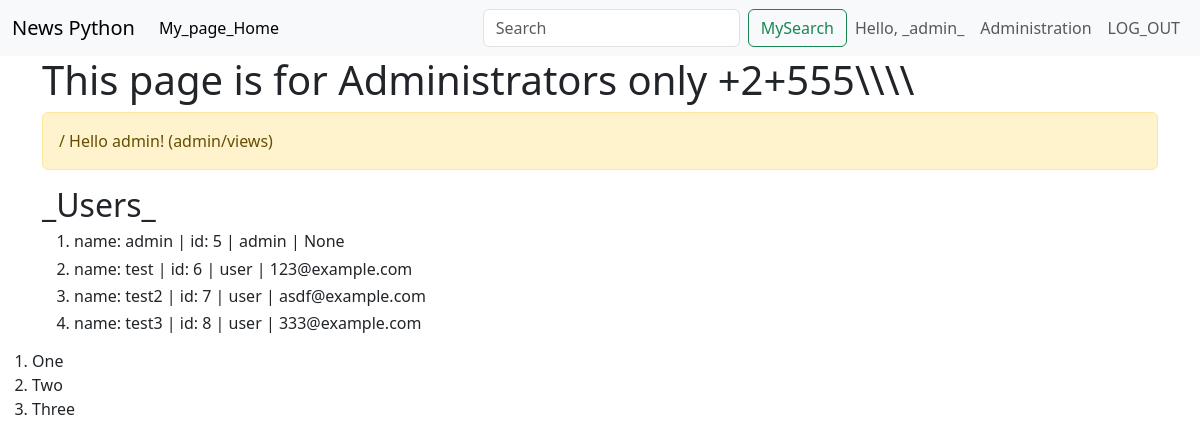
/admin/ (signed in), run on an earlier commit of the app's database.
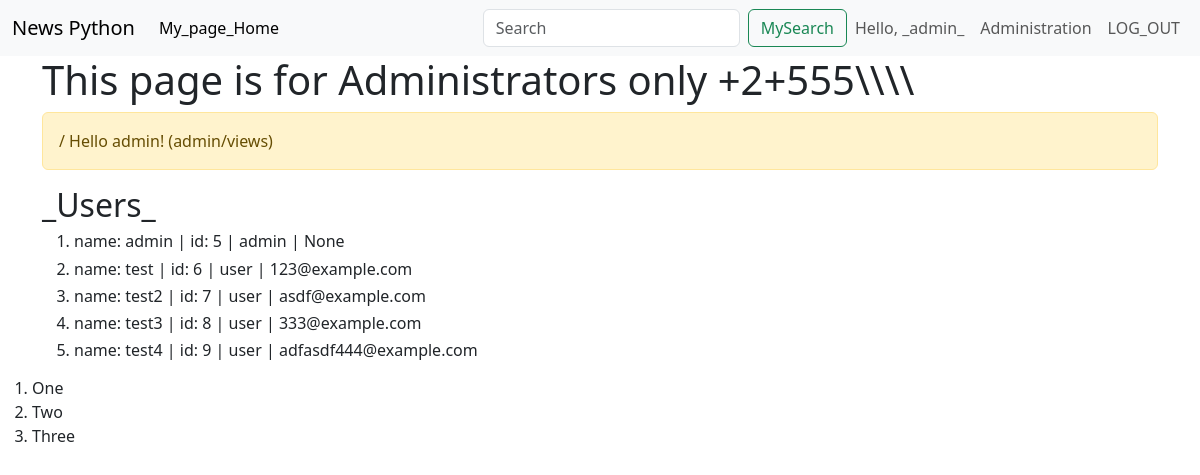
And on a later commit of the database.
### webapp/user/models.py (models this page shows, shortened)
class User(db.Model, UserMixin):
    id = db.Column(db.Integer, primary_key=True)
    username = db.Column(db.String(64), index=True, unique=True)
    password = db.Column(db.String(128))
    role = db.Column(db.String(10), index=True)
    email = db.Column(db.String(50))
    @property
    def is_admin(self):
        return self.role == 'admin'

### webapp/admin/views.py (the view)
@blueprint.route('/')
@admin_required
def admin_index():
    if current_user.is_admin:
        flash('/ Hello admin! (admin/views)')
        title = 'This page is for Administrators only'
        name_user = User.query.filter(User.username.isnot(None)).all()
        return render_template('admin/info.html', page_title=title, name_user=name_user)
    else:
        flash("/ You aren't admin.")

### webapp/__init__.py (called while the page is built)
def create_app():
    app = Flask(__name__)                   # create Flask's object
    app.config.from_pyfile('config.py')     # load config.py -> .config + .from_pyfile
    db.init_app(app)                        # initialisation db object (App)
    migrate = Migrate(app, db)              # create object migrate for DB
    login_manager = LoginManager()          # create logMan's object
    login_manager.init_app(app)             # initialisation object
    login_manager.login_view = 'user.login' # name function for this object
    app.register_blueprint(admin_blueprint)
    app.register_blueprint(news_blueprint)
    app.register_blueprint(user_blueprint)   # inithialization user_blueprint
    @login_manager.user_loader
    def load_user(user_id):
        return User.query.get(user_id)
    return app

### webapp/templates/admin/info.html (shortened to what this page needs)
{% extends "base.html" %}
{% block content %}
    <div class='row'>
        <div class='col-12'>
            {% include('messages.html') %}
            <h2>_Users_</h2>
            <ol>
            {%for n_users in name_user:%}
            <h6><li>
                <div class="fixed-spaces">
                name: {{n_users.username}}  | id: {{n_users.id}} | {{n_users.role}} | {{n_users.email}}</div>
            </li></h6>
            {%endfor%}
            </ol>
        </div>
    </div>
{% endblock %}

### webapp/templates/base.html (shortened to what this page needs)
<!doctype html>
<html lang="en">
  <head>
    <link href="https://cdn.jsdelivr.net/npm/bootstrap@5.3.0-alpha3/dist/css/bootstrap.min.css" rel="stylesheet">
    <link rel="stylesheet" href="{{ url_for('static', filename='style.css') }}">
    <link     href="//cdnjs.cloudflare.com/ajax/libs/highlight.js/9.13.1/styles/monokai-sublime.min.css" rel="stylesheet" >
  </head>
  <body>
    {%  include 'menu.html' %}
    <div class="container">
    <h1> {{ page_title }} +2+555\\\\</h1>
         {% block content %}{% endblock %}
    </div>
    <ol>
        <li>One</li>
        <li>Two</li>
        <li>Three</li>
    </ol>
  </body>

### webapp/templates/menu.html (shortened to what this page needs)
<nav class="navbar navbar-expand-lg bg-body-tertiary">
  <div class="container-fluid">
    <a class="navbar-brand" href="#">News Python</a>
    <div class="collapse navbar-collapse" id="navbarSupportedContent">
      <ul class="navbar-nav me-auto mb-2 mb-lg-0">
        <li class="nav-item">
          <a class="nav-link active" aria-current="page" href="/">My_page_Home</a>
        </li>
      </ul>
      <form class="d-flex" role="search">
        <input class="form-control me-2" type="search" placeholder="Search" aria-label="Search">
        <button class="btn btn-outline-success" type="submit">MySearch</button>
      </form>
      <ul class="navbar-nav">
        {% if current_user.is_authenticated %}
          <li class="nav-item">
            <span class="nav-link">Hello, _{{ current_user.username }}_</span>
          </li>
          {% if current_user.is_admin %}
            <li class="nav-item">
              <a class="nav-link" href="{{ url_for('admin.admin_index', next=request.full_path) }}">Administration</a>
            </li>
          {% endif %}
          <li class="nav-item">
            <a class="nav-link" href="{{ url_for('user.logout', next=request.full_path) }}">LOG_OUT</a>
          </li>
        {% endif %}
      </ul>
    </div>
  </div>
</nav>

### webapp/templates/messages.html
{% with messages = get_flashed_messages() %}
    {% if messages %}
    <div class='alert alert-warning' role='alert'>
        {% for message in messages %}
            {{ message }}<br>
        {% endfor %}
    </div>
    {% endif %}
{% endwith %}

What changed in the data, as far as the page shows it:
added User: username "test4", id "9", role "user", email "adfasdf444@example.com"
